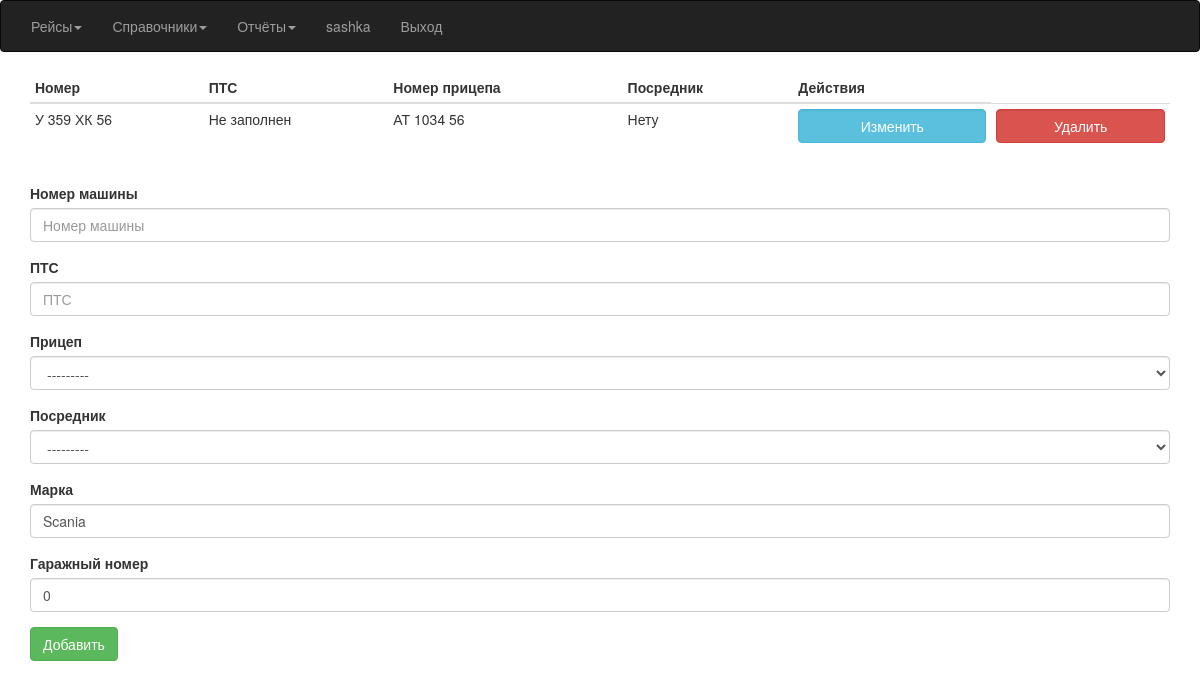
Before: /Car/ (signed in) with the older database file.
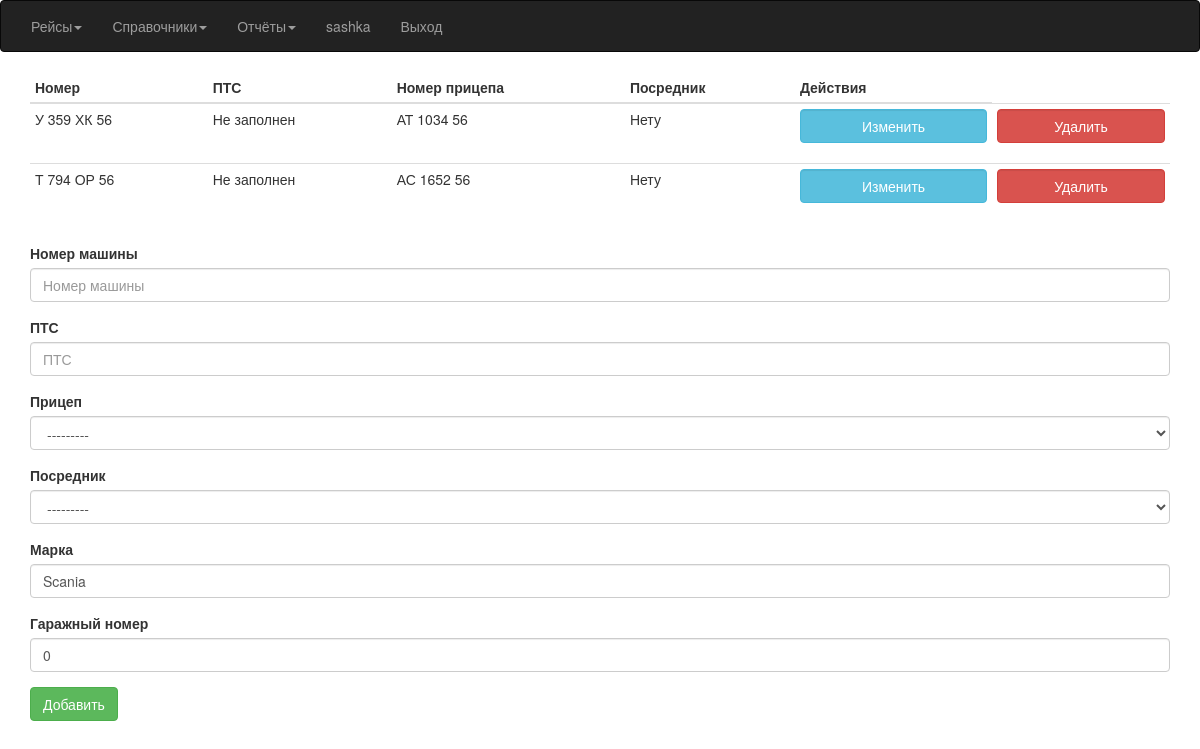
After: the same page with the newer database file.
### Avtoregion/models.py (models this page shows, shortened)
class Car(models.Model):
    id_car = models.AutoField(primary_key=True)
    number = models.CharField(max_length=11, unique=True, verbose_name='Номер машины')
    pts = models.CharField(max_length=10, null=True, blank=True, verbose_name='ПТС')
    brand = models.CharField(max_length=20, default='Scania')
    garage_number = models.DecimalField(max_digits=10, decimal_places=0, max_length=5, blank=True, default=0)
    trailer = models.ForeignKey(Trailer, blank=True, null=True)
    mediator = models.ForeignKey(Mediator, blank=True, null=True)

class Trailer(models.Model):
    id_trailer = models.AutoField(primary_key=True)
    number = models.CharField(max_length=10)
    brand_trailer = models.CharField(max_length=10, default='85300F')
    garage_number_trailer = models.DecimalField(max_digits=10, decimal_places=0, max_length=5, blank=True, default=0)
    def __str__(self):
        return '%s' % self.number

### Avtoregion/views.py (the view)
# urls.py: url(r'^Car/$', views.CarViewList.as_view(), name='CarList'),
class CarViewList(LoginRequiredMixin, ListView):
    model = Car
    template_name = 'car.html'
    context_object_name = 'qCar'
    def get_context_data(self, **kwargs):
        context = super().get_context_data(**kwargs)
        context['form'] = CarForm()
        return context

### Avtoregion/forms.py
class CarForm(ModelForm):
    class Meta:
        model = Car
        fields = ['number', 'pts', 'trailer', 'mediator', 'brand', 'garage_number']
        labels = {'number': 'Номер машины', 'pts': 'ПТС', 'trailer': 'Прицеп', 'mediator': 'Посредник',
                  'brand': 'Марка', 'garage_number': 'Гаражный номер'}

### templates/car.html (shortened to what this page needs)
{% extends "index.html" %}
{% load bootstrap3 %}
{% block content %}
 <div class="container">
 <div class="table-responsive">
 {% if qCar %}
	 <table class="table table-hover table-condensed">
		 <thead>
			 <th>Номер</th>
			 <th>ПТС</th>
			 <th>Номер прицепа</th>
             <th>Посредник</th>
             <th>Действия</th>
		 </thead>
		 <tbody>
	 {% for q in qCar %}
	    <tr>
		    <td>
					{{ q.number }}
		    </td>
		    <td>
			        {{ q.pts|default_if_none:'Не заполнен' }}
		    </td>
		    <td>
					{{ q.trailer|default_if_none:'Нету' }}
		    </td>
            <td>
                    {{ q.mediator|default_if_none:'Нету' }}
            </td>
		    <td>
                <div class="form-group">
					<form action="update{{ q.pk }}" method="get">
                        <button class="btn btn-info form-control">Изменить</button>
		            </form>
                </div>
		 </td>
		    <td>
                <div class="form-group">
		 <form action="{% url 'CarDelete' %}" method="post">
			 <button class="btn btn-danger form-control delete-confirmation">Удалить</button>
		 </form>
         </div>
	     </td>
	    </tr>
	 {% endfor %}
		 </tbody>
	 </table>
 {% endif %}
 </div>
 <form action="add" method="post">
	 {% for field in form %}
		 {% bootstrap_field field %}
	 {% endfor %}
    <button class="btn btn-success">Добавить</button>
</form>
 </div>
{% endblock %}

Changed rows visible on the page:
added Car: number "Т 794 ОР 56", pts "Не заполнен", trailer "АС 1652 56", mediator "Нету"
